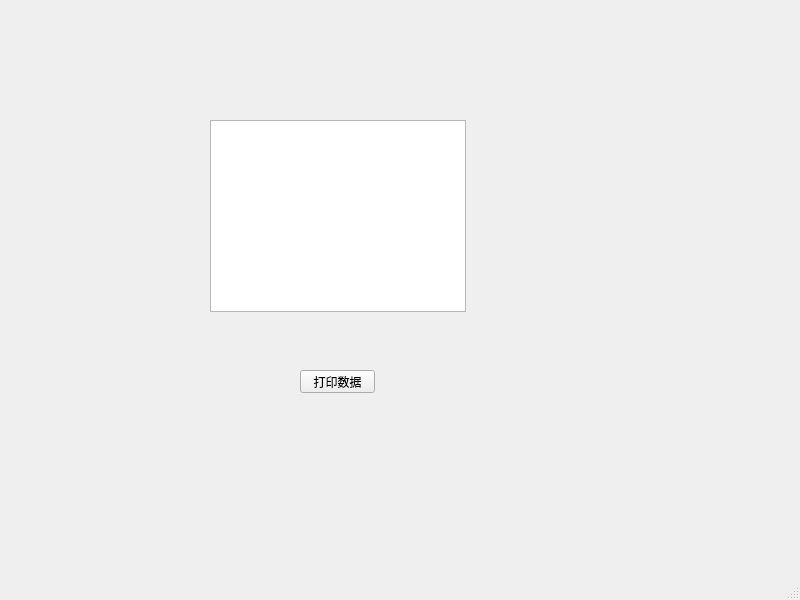
<?xml version="1.0" encoding="UTF-8"?>
<ui version="4.0">
 <class>MainWindow</class>
 <widget class="QMainWindow" name="MainWindow">
  <property name="geometry">
   <rect>
    <x>0</x>
    <y>0</y>
    <width>800</width>
    <height>600</height>
   </rect>
  </property>
  <property name="windowTitle">
   <string>MainWindow</string>
  </property>
  <widget class="QWidget" name="centralwidget">
   <widget class="QPushButton" name="pushButton">
    <property name="geometry">
     <rect>
      <x>300</x>
      <y>370</y>
      <width>75</width>
      <height>23</height>
     </rect>
    </property>
    <property name="text">
     <string>打印数据</string>
    </property>
   </widget>
   <widget class="QTextBrowser" name="textBrowser">
    <property name="geometry">
     <rect>
      <x>210</x>
      <y>120</y>
      <width>256</width>
      <height>192</height>
     </rect>
    </property>
   </widget>
  </widget>
  <widget class="QMenuBar" name="menubar">
   <property name="geometry">
    <rect>
     <x>0</x>
     <y>0</y>
     <width>800</width>
     <height>23</height>
    </rect>
   </property>
  </widget>
  <widget class="QStatusBar" name="statusbar"/>
 </widget>
 <resources/>
 <connections/>
</ui>
